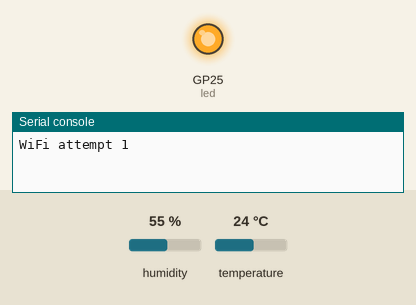
This program was run on a simulated Raspberry Pi Pico running MicroPython. On the bench: output pins drawn as LEDs (lit = HIGH), the last lines printed to the serial console. The inputs (shaded band) are chosen by the test bench; at power-on: humidity 55 %, temperature 24 °C. WiFi joins after 1.5 s; values from a settings file that is not in the repository are placeholders; web requests get an empty 200 reply after 0.4 s; the clock reads 2024-03-15 10:24:30 at power-on unless the program sets it.

Above: at 1.4 s.
At 32.8 s:
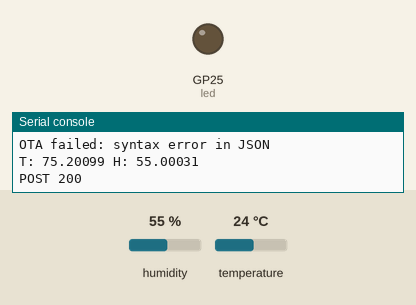
Timing chart, 0 to 79.2 s (numbered marks = the images above):
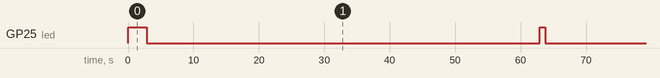

The program:

main.py
```python
from machine import Pin, I2C, reset
import network
import time
import urequests
import json
import secrets
import update

FIRMWARE_VERSION = "pico-aht20-0.4-test"

SERVER_URL = secrets.SERVER_URL
SERVER_BASE = SERVER_URL.rsplit("/api/", 1)[0]
NODE_ID = secrets.NODE_ID

AHT20_ADDR = 0x38
READ_INTERVAL_S = 60

led = Pin("LED", Pin.OUT)
i2c = I2C(0, sda=Pin(4), scl=Pin(5), freq=100000)


def connect_wifi(max_attempts=3):
    wlan = network.WLAN(network.STA_IF)
    wlan.active(True)

    if wlan.isconnected():
        return True

    for attempt in range(1, max_attempts + 1):
        print("WiFi attempt", attempt)
        wlan.connect(secrets.WIFI_SSID, secrets.WIFI_PASSWORD)

        start = time.time()
        while not wlan.isconnected():
            if time.time() - start > 15:
                break
            time.sleep(1)

        if wlan.isconnected():
            print("WiFi connected:", wlan.ifconfig())
            return True

        backoff = attempt * 5
        print("WiFi failed, backing off", backoff, "s")
        time.sleep(backoff)

    return False


def read_aht20():
    i2c.writeto(AHT20_ADDR, b'\xBE\x08\x00')
    time.sleep(0.01)

    i2c.writeto(AHT20_ADDR, b'\xAC\x33\x00')
    time.sleep(0.08)

    data = i2c.readfrom(AHT20_ADDR, 6)

    raw_humidity = ((data[1] << 16) | (data[2] << 8) | data[3]) >> 4
    humidity = raw_humidity * 100 / 1048576

    raw_temp = ((data[3] & 0x0F) << 16) | (data[4] << 8) | data[5]
    temperature_C = raw_temp * 200 / 1048576 - 50
    temperature_F = temperature_C * 9 / 5 + 32

    return temperature_F, humidity


def build_payload(temp, humidity):
    return {
        "node_id": NODE_ID,
        "firmware_version": FIRMWARE_VERSION,
        "timestamp_node": "",
        "readings": {
            "temperature_F": temp,
            "humidity_percent": humidity
        },
        "integrity": {
            "state": "yellow",
            "score": 0.5,
            "mode": "ota-test"
        }
    }


def post_payload(payload, max_attempts=3):
    for attempt in range(1, max_attempts + 1):
        try:
            response = urequests.post(
                SERVER_URL,
                headers={"Content-Type": "application/json"},
                data=json.dumps(payload)
            )

            status = response.status_code
            text = response.text
            response.close()

            print("POST", status, text)

            if 200 <= status < 300:
                return True

        except Exception as e:
            print("POST failed:", e)

        backoff = attempt * 5
        print("POST backoff", backoff, "s")
        time.sleep(backoff)

    return False


while True:
    led.on()

    if connect_wifi():
        if update.check_and_apply(SERVER_BASE, FIRMWARE_VERSION):
            reset()

        try:
            temp, humidity = read_aht20()
            print("T:", temp, "H:", humidity)

            payload = build_payload(temp, humidity)
            ok = post_payload(payload)

            if not ok:
                print("POST ultimately failed")

        except Exception as e:
            print("Sensor or payload error:", e)
    else:
        print("WiFi ultimately failed")

    led.off()
    time.sleep(READ_INTERVAL_S)
```

update.py
```python
"""WiFi OTA client for MicroPython Pico W."""

import hashlib
import json
import machine
import os
import urequests

PROTECTED = {"secrets.py"}


def _server_base(server_base):
    return server_base.rstrip("/")


def fetch_manifest(server_base):
    url = _server_base(server_base) + "/api/firmware/manifest"
    response = urequests.get(url)
    try:
        if response.status_code != 200:
            print("OTA manifest HTTP", response.status_code)
            return None
        return json.loads(response.text)
    finally:
        response.close()


def _sha256(data):
    digest = hashlib.sha256(data).digest()
    return "".join("{:02x}".format(b) for b in digest)


def _ensure_parent_dir(filepath):
    if "/" not in filepath:
        return
    directory = filepath.rsplit("/", 1)[0]
    parts = directory.split("/")
    path = ""
    for part in parts:
        path = part if not path else path + "/" + part
        try:
            os.mkdir(path)
        except OSError:
            pass


def _download_file(server_base, rel_path):
    url = _server_base(server_base) + "/api/firmware/file/" + rel_path
    response = urequests.get(url)
    try:
        if response.status_code != 200:
            raise OSError("HTTP " + str(response.status_code))
        return response.content
    finally:
        response.close()


def _install_file(rel_path, data, expected_sha256, expected_size):
    if len(data) != expected_size:
        raise OSError("size mismatch for " + rel_path)

    digest = _sha256(data)
    if digest != expected_sha256:
        raise OSError("hash mismatch for " + rel_path)

    temp_path = rel_path + ".new"
    backup_path = rel_path + ".bak"

    _ensure_parent_dir(rel_path)

    with open(temp_path, "wb") as f:
        f.write(data)

    try:
        os.remove(backup_path)
    except OSError:
        pass

    try:
        os.rename(rel_path, backup_path)
    except OSError:
        pass

    try:
        os.rename(temp_path, rel_path)
    except OSError:
        try:
            os.rename(backup_path, rel_path)
        except OSError:
            pass
        raise


def update_available(manifest, current_version):
    if manifest is None:
        return False
    return manifest.get("version") != current_version


def apply_manifest(server_base, manifest):
    for entry in manifest.get("files", []):
        rel_path = entry["path"]
        if rel_path in PROTECTED:
            print("OTA skip protected", rel_path)
            continue

        print("OTA fetch", rel_path)
        data = _download_file(server_base, rel_path)
        _install_file(rel_path, data, entry["sha256"], entry["size"])
        print("OTA installed", rel_path)


def check_and_apply(server_base, current_version):
    """Return True if an update was applied (caller should reset)."""
    try:
        manifest = fetch_manifest(server_base)
        if not update_available(manifest, current_version):
            return False

        print("OTA update", current_version, "->", manifest.get("version"))
        apply_manifest(server_base, manifest)
        print("OTA complete, rebooting")
        return True
    except Exception as e:
        print("OTA failed:", e)
        return False
```

Measured:
- by itself, GP25 (led): repeats every 60.9 s: LOW 60.0 s, HIGH 0.89 s
